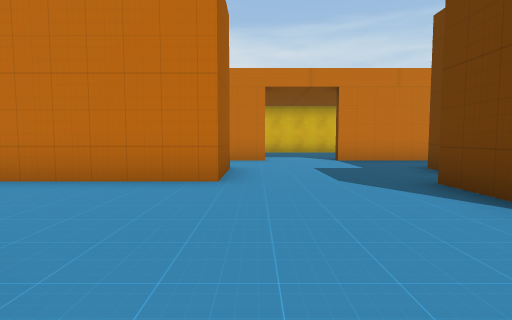
view 1 (above)

16 first-person views from a walk through a Unity game level. The camera is 1.2 m above the floor, tilts 4° down and sees 80° across. Doors are open. The floor is counted in squares, 2 m on a side. Each view is taken from the middle of a square. On the plan, view 1 faces up. The plan holds only what a view shows up to about 9 squares ahead; the rest is blank. The place goes on beyond the plan. The player character is not drawn.

view 2
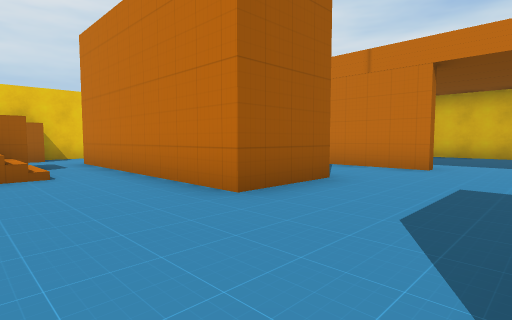

view 3
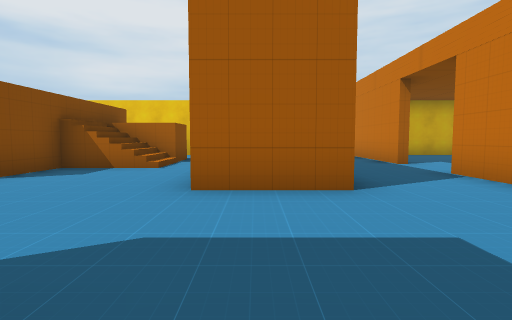

view 4
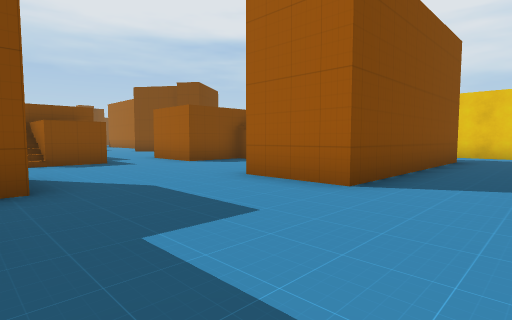

view 5
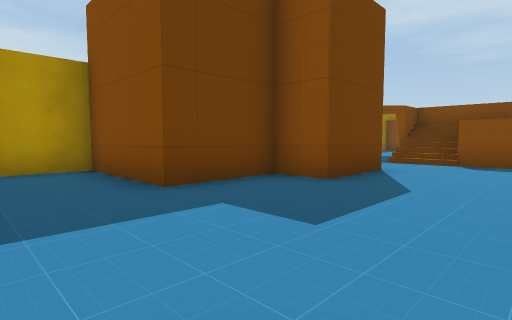

view 6
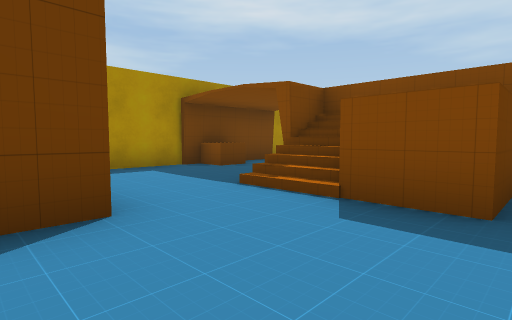

view 7
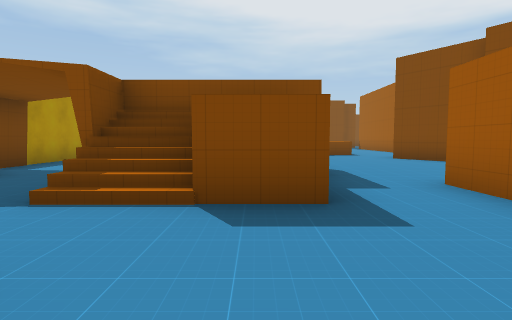

view 8
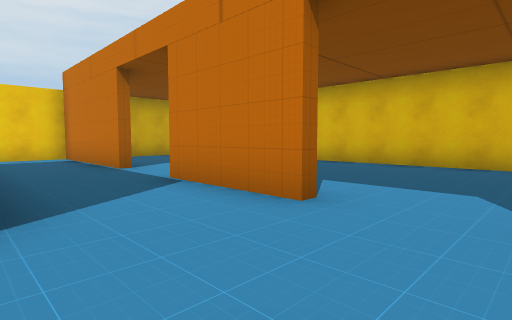

view 9
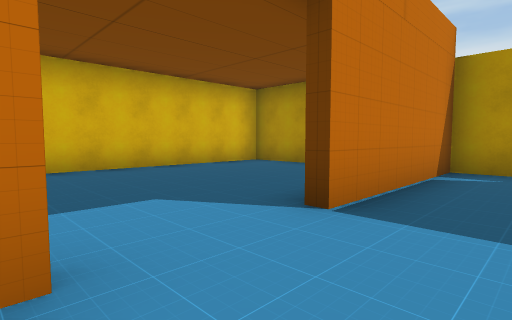

view 10
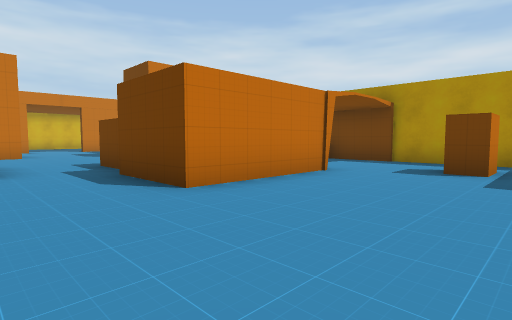

view 11
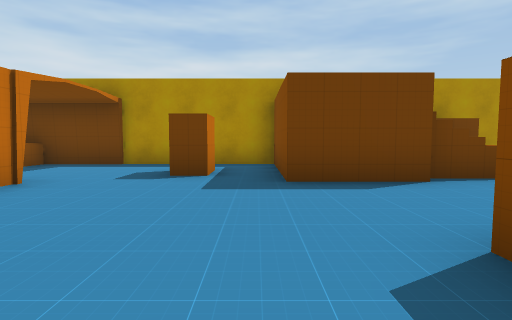

view 12
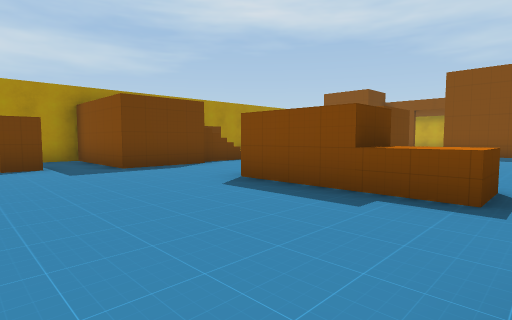

view 13
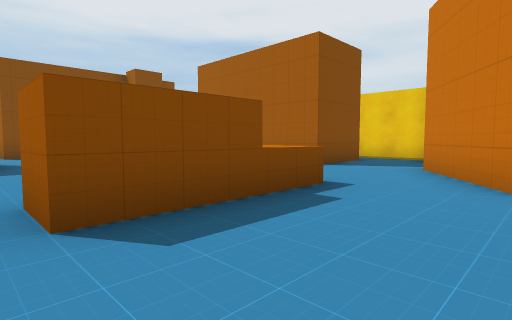

view 14
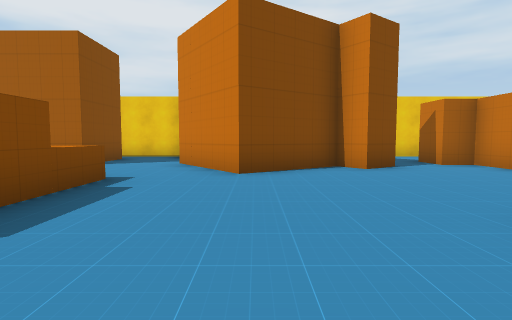

view 15
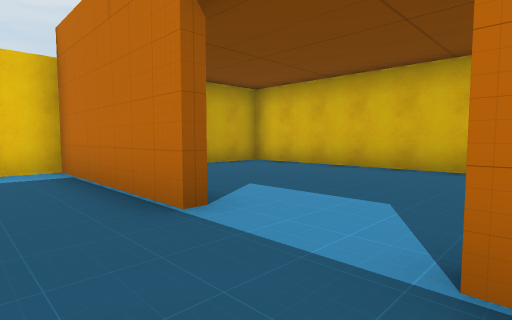

view 16
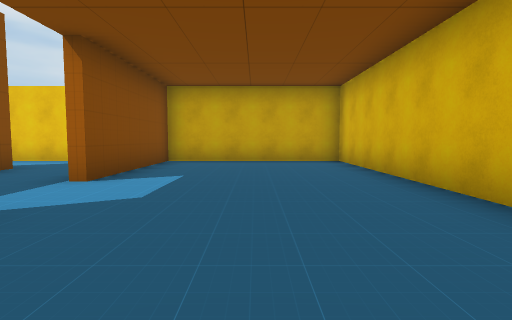

### Floor plan
Key: @ floor where view 1 was taken; # wall or solid block; x gap in a wall; . floor; / step, stairs or slope; D open door; ^ raised ledge.
Columns run from 9 left of view 1 to 7 right of it. Each row starts with its distance up from view 1.
 14 #################
 13 #...............#
 12 #...............#
 11 #...............
 10 #..............
  9 #####.D###DD#####
  8 #....DD...DD....#
  7 #...............#
  6 #..######....####
  5 #..######....#
  4 #...........##
  3 ##..///.....#
  2      //.......
  1    #^^##........#
  0    #   #.@#//...#
 -1    #####..x/#..##
 -2    ......#^^#..#
 -3     #....####..##
 -4     ##..........#
 -5     ##..........#
 -6     ##.......#..#
 -7    ###..........#
 -8    ..........####
 -9 #......^##...^
-10 #.### .. ..../
-11     #    ..  /#

Positions as (right, up) in squares from view 1, and headings:
1: (0, 0), facing up
2: (2, 2), facing up-left
3: (3, 5), facing left
4: (3, 8), facing down-left
5: (0, 8), facing down-right
6: (0, 3), facing down-right
7: (1, 3), facing down
8: (2, 6), facing up-left
9: (0, 7), facing up-right
10: (-2, -7), facing up-right
11: (-1, -7), facing right
12: (-3, -5), facing down-right
13: (1, -6), facing down-left
14: (2, -6), facing left
15: (-2, 7), facing up-left
16: (0, 11), facing left
